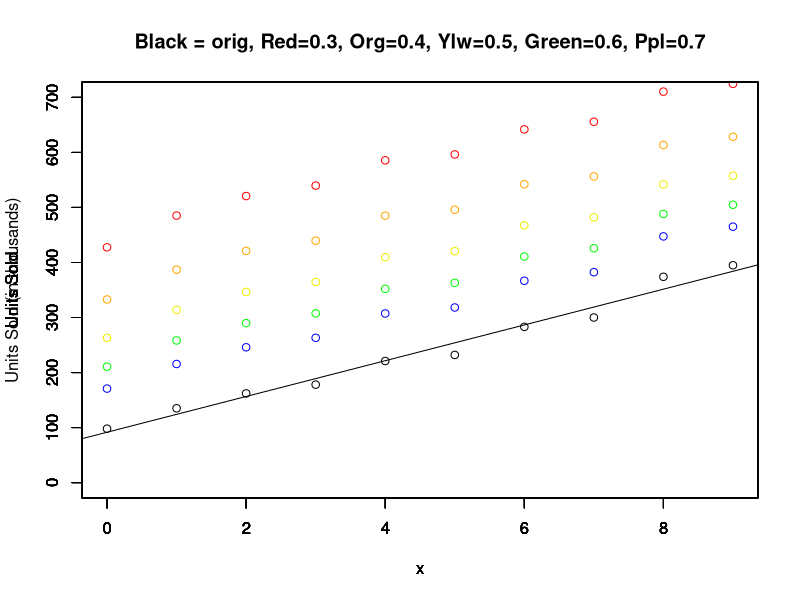
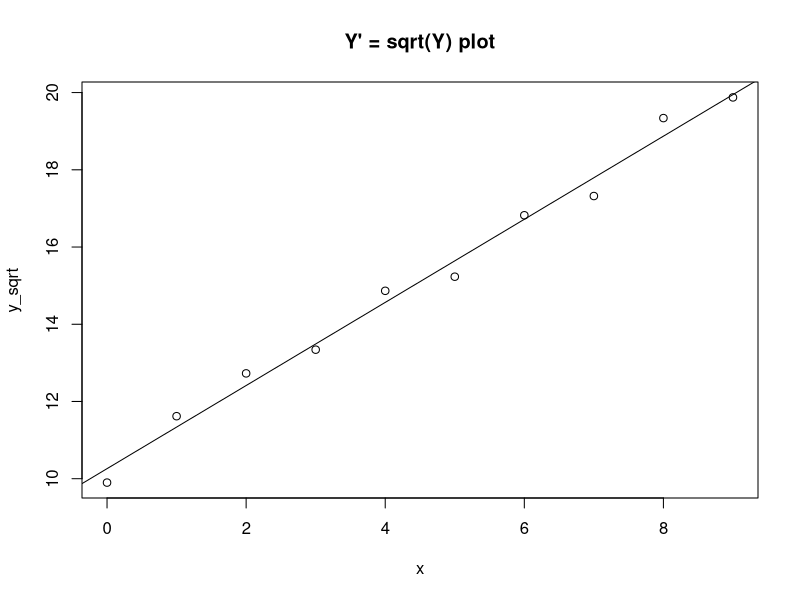
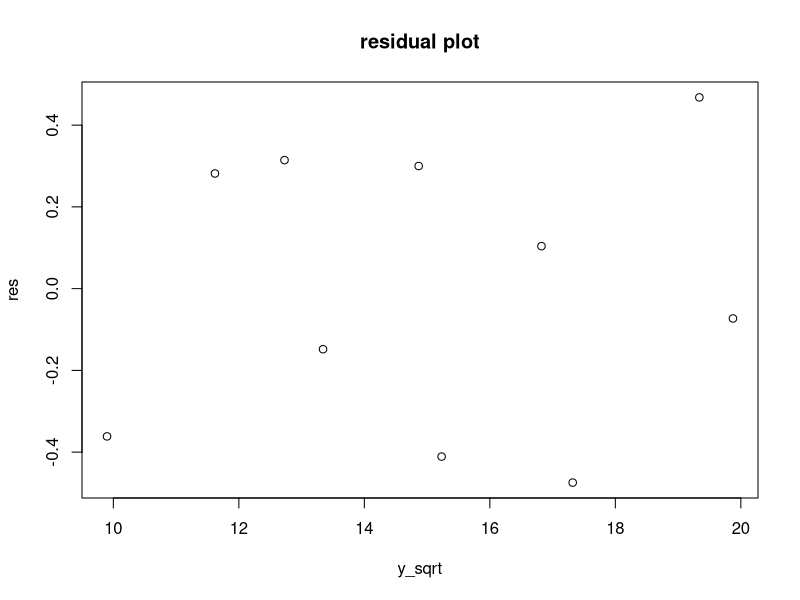
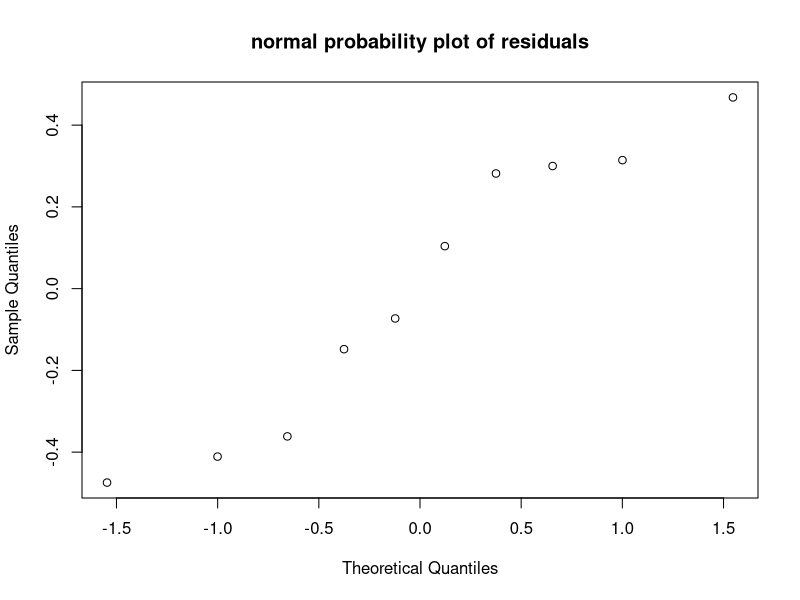
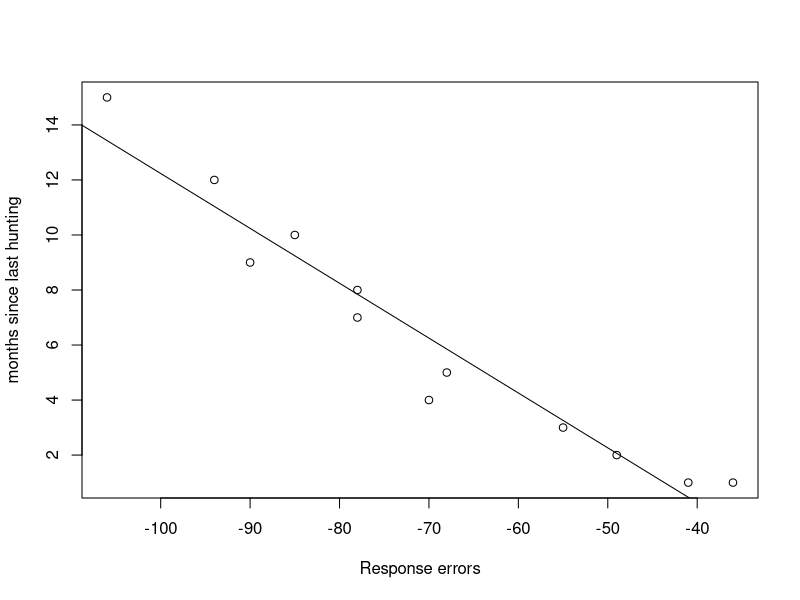

Write R code to recreate these figures, in order.
## ---- chunk 1
knitr::opts_chunk$set(echo = TRUE)
## ---- chunk 2
newton <- function(f, fp, x) {
    tol = 1e-14
    xo = x
    xn = Inf
    iterations = 1
    for (i in 1:100) {
        xn = xo - f(xo) / fp(xo)
        if (abs(xn - xo) < tol) {
            break
        }
        # print(xn)
        # print(abs(xn - 12))
        xo = xn
        iterations = iterations + 1
    }

    if (iterations > 100) {
      error("Did not converge in 100 steps")
    }
    else {
      # print(iterations)
      return(xn)
    }
}

a = 144
test <- function(x) {return (x^2 - a)}
test_derivative <- function(x) {return (2*x)}
initial_guess = 2.34
newton(test, test_derivative, initial_guess)

## ---- chunk 3
library(MASS)
x = seq(0, 9, 1)
y = c(98, 135, 162, 178, 221, 232, 283, 300, 374, 395)
regl <- lm(y ~ x)
plot(x, y, ylim=c(0,700), ylab="Units Sold")
abline(regl)

g <- function(y) {
  n = length(y)
  output = 1
  for (num in y) {
    output = output * num^(1/n)
  }
  return(output)
}

z <- function(y, lambda, g) {
  output <- list()
  for (i in y) {
    z_i = (i^lambda - 1) / lambda / g^(lambda-1)
    # z_i = (i^lambda - 1) / lambda
    output <- append(output, z_i)
  }
  return(output)
}

num = g(y)
three = z(y, 0.3, num)
four = z(y, 0.4, num)
five = z(y, 0.5, num)
six = z(y, 0.6, num)
seven = z(y, 0.7, num)

par(new=TRUE)
plot(x, three, col="red", ylim=c(0,700), ylab="Units Sold (in thousands)", main="Black = orig, Red=0.3, Org=0.4, Ylw=0.5, Green=0.6, Ppl=0.7")
par(new=TRUE)
plot(x, four, col="orange", ylim=c(0,700), ylab="Units Sold")
par(new=TRUE)
plot(x, five, col="yellow2", ylim=c(0,700), ylab="Units Sold")
par(new=TRUE)
plot(x, six, col="green", ylim=c(0,700), ylab="Units Sold")
par(new=TRUE)
plot(x, seven, col="blue", ylim=c(0,700), ylab="Units Sold")

# anova(lm(unlist(three) ~ x))
# anova(lm(unlist(four) ~ x))
# anova(lm(unlist(five) ~ x))
# anova(lm(unlist(six) ~ x))
# anova(lm(unlist(seven) ~ x))
## ---- chunk 4
x = seq(0, 9, 1)
y = c(98, 135, 162, 178, 221, 232, 283, 300, 374, 395)
y_sqrt = c(98^.5, 135^.5, 162^.5, 178^.5, 221^.5, 232^.5, 283^.5, 300^.5, 374^.5, 395^.5)

regl <- lm(y_sqrt ~ x)
plot(x, y_sqrt, main="Y' = sqrt(Y) plot")
abline(regl)

res <- residuals(lm(y_sqrt ~ x))
plot(y_sqrt, res, main="residual plot")
qqnorm(res, main="normal probability plot of residuals")

## ---- chunk 5
mydata = read.table("ch03pr18.dat.txt")
x = mydata[1]
y = mydata[2]
regl <- lm(unlist(y) ~ unlist(x))
plot(unlist(x), unlist(y), xlab="Response errors", ylab="months since last hunting")
abline(regl)

#residuals(lm(unlist(mydata[2]) ~ unlist(mydata[1])))
